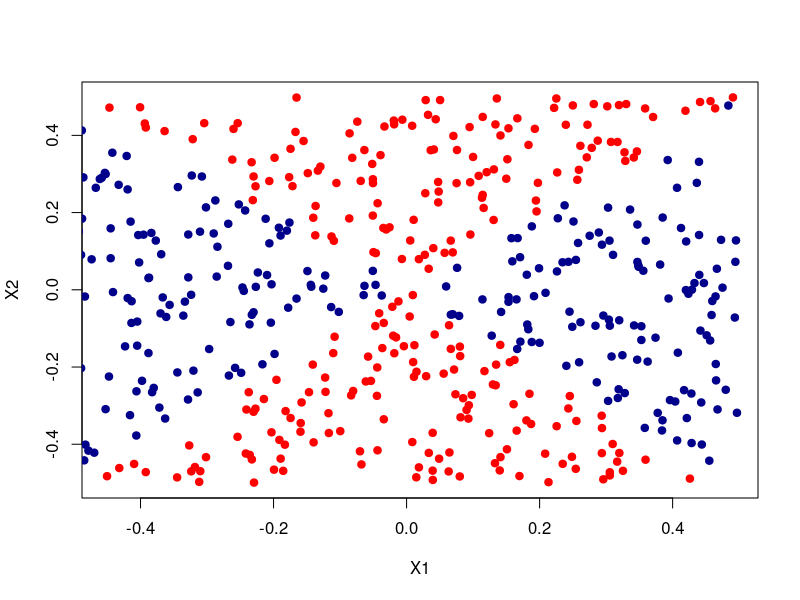
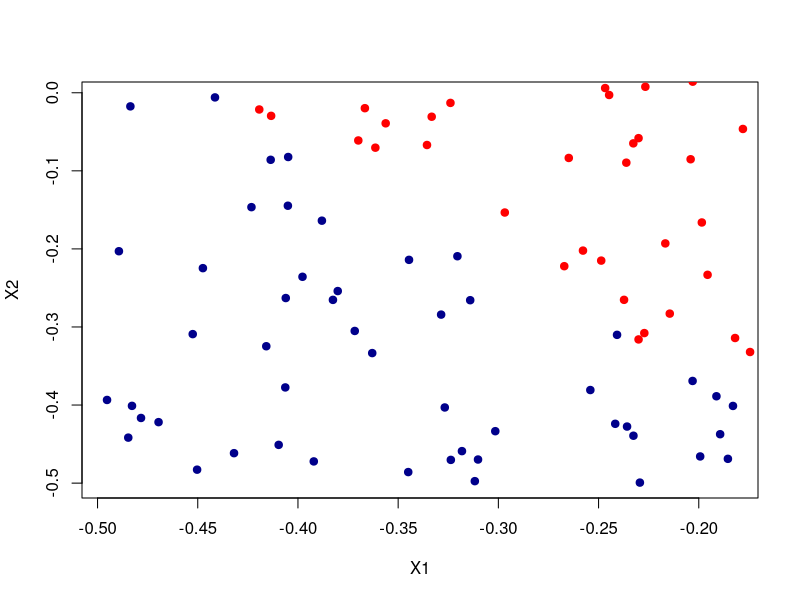
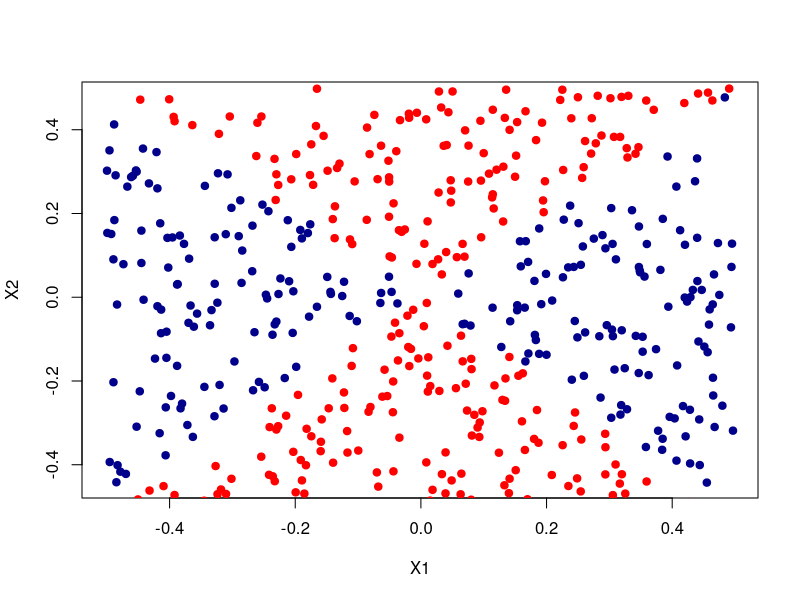

R code for these plots, in order: (Note: this script raises an error after producing the figures.)

#a
set.seed(111)
x1 <- runif(500) - 0.5
x2 <- runif(500) - 0.5
y <- 1 * (x1^2 - x2^2 > 0)

#b
plot(x1[y == 0], x2[y == 0], col = "red", xlab = "X1", ylab = "X2", pch = 19)
points(x1[y == 1], x2[y == 1], col = "darkblue", pch = 19)

#c
lm.fit <- glm(y ~ x1 +x2, family = binomial)
summary(lm.fit)

#d
dat <- data.frame(x1 = x1, x2 = x2, y = as.factor(y))
lm.prob <- predict(lm.fit, dat, type = "response")
lm.pred <- ifelse(lm.prob > 0.5, 1, 0)
dat.pos <- dat[lm.pred == 1, ]
dat.neg <- dat[lm.pred == 0, ]
plot(dat.pos$x1, dat.pos$x2, col = "darkblue", xlab = "X1", ylab = "X2", pch = 19)
points(dat.neg$x1, dat.neg$x2, col = "red", pch = 19)

#e
lm.fit <- glm(y ~ poly(x1, 2) + poly(x2, 3) + I(x1 * x2), data = dat, family = binomial)
summary(lm.fit)

#f
lm.prob <- predict(lm.fit, dat, type = "response")
lm.pred <- ifelse(lm.prob > 0.5, 1, 0)
dat.pos <- dat[lm.pred == 1, ]
dat.neg <- dat[lm.pred == 0, ]
plot(dat.pos$x1, dat.pos$x2, col = "darkblue", xlab = "X1", ylab = "X2", pch = 19)
points(dat.neg$x1, dat.neg$x2, col = "red", pch = 19)

#g
svmfit <- svm(y ~ x1 + x2, dat, kernel = "linear", cost = 1e5)
plot(svmfit, dat)
summary(svmfit)

#h
svmfit2 <- svm(y ~ x1 + x2, dat, kernel = "radial", gamma = 1)
plot(svmfit2, dat)
summary(svmfit)

#i
"Based off these different plots, fitting an SVM with a non-linear kernal and 
the logistic regression with interaction terms both provided strong methods to 
find a nonlinear model."



















